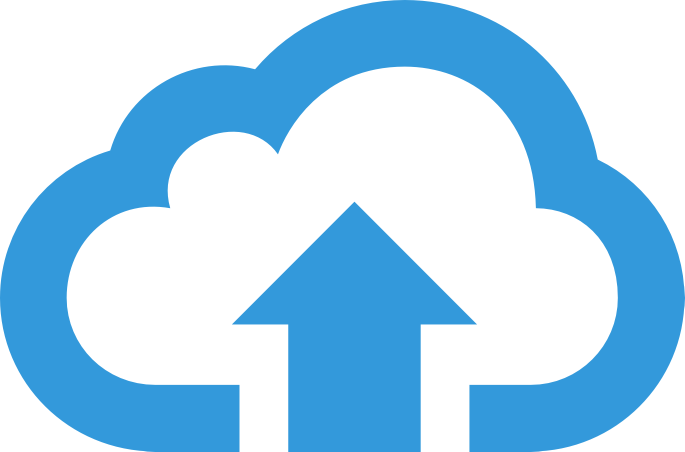
#> input picture img/upload.png, 1369 x 903 px (shown at 1/2 size)
$ python -i ImgToAscii.py   (imports and definitions only)
#> lines starting #> are read from the running program, lines starting #| are printed output that depends on the picture; after the words box and inside, x2 and y2 are one past the last pixel; in counts of white or black regions, pixels touching at a corner belong together
from PIL import Image, ImageDraw, ImageFont
import requests
from io import BytesIO
import numpy as np
import base64
import os
# Bing Chilling
def urlParaImagem(url):
    resposta = requests.get(url)
    return BytesIO(resposta.content)

def imagemParaAsciiArt(caminhoImagem):
#> called with caminhoImagem = 'img/upload.png'
    def pixelParaCaracter(valorDoPixel, caracteres='$@b%8&wm#*oahkbdpqwmzo0qlcjuyxzcvunxrjft/\|\'()1{}[]?-_+~<>i!lI;:,"^`\'.                    '):
        return caracteres[-1 * int((valorDoPixel / 255.0) * (len(caracteres) - 1))]

    imagem = Image.open(caminhoImagem).convert('L')
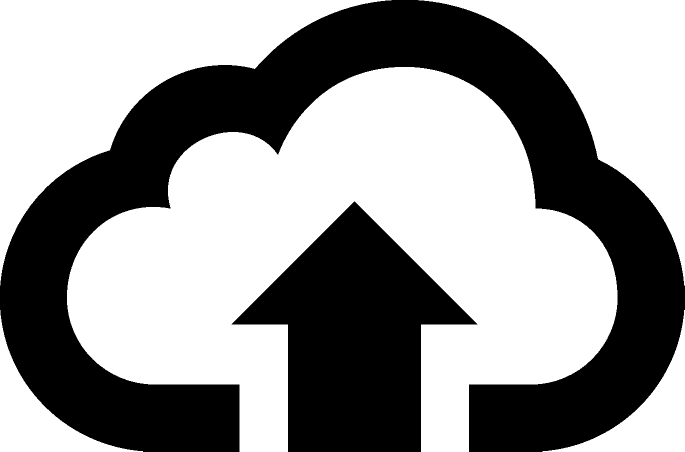
#> imagem: PIL image 1369x903 L (shown at 1/2 size); values 130 (black) and 255 (white), 58.8% white; 2 black regions, box (x1, y1, x2, y2) and area: (0, 0, 1369, 903) 380607, (463, 403, 955, 903) 128326
    largura, altura = imagem.size
#> largura = 1369; altura = 903
    larguraNova = 150
    razaoAltura = altura / largura
#> razaoAltura = 0.66
    alturaNova = int(larguraNova * razaoAltura)
#> alturaNova = 98
    imagem = imagem.resize((larguraNova, alturaNova))
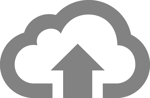
#> imagem: PIL image 150x98 L; min 119, max 255, mean 203.3

    # Determina o número de cores únicas na imagem
    cores = imagem.getcolors(larguraNova * alturaNova)  # Obtém as cores e suas frequências
#> cores = 136 pairs, first value 1 to 8150, second value 119 to 255
    numeroDeCores = len(cores) if cores is not None else 0
#> numeroDeCores = 136

    # Ajusta o conjunto de caracteres com base no número de cores

    arteAscii = ""
    for y in range(alturaNova):
        for x in range(larguraNova):
            valorDoPixel = imagem.getpixel((x, y))
            arteAscii += pixelParaCaracter(valorDoPixel)
        arteAscii += os.linesep

    return arteAscii

# [53 lines left out: functions asciiParaImagem, ImageToAsciiArtImage, ImageToAsciiArtBytes, not called in this run]

>>> result = imagemParaAsciiArt('img/upload.png')
